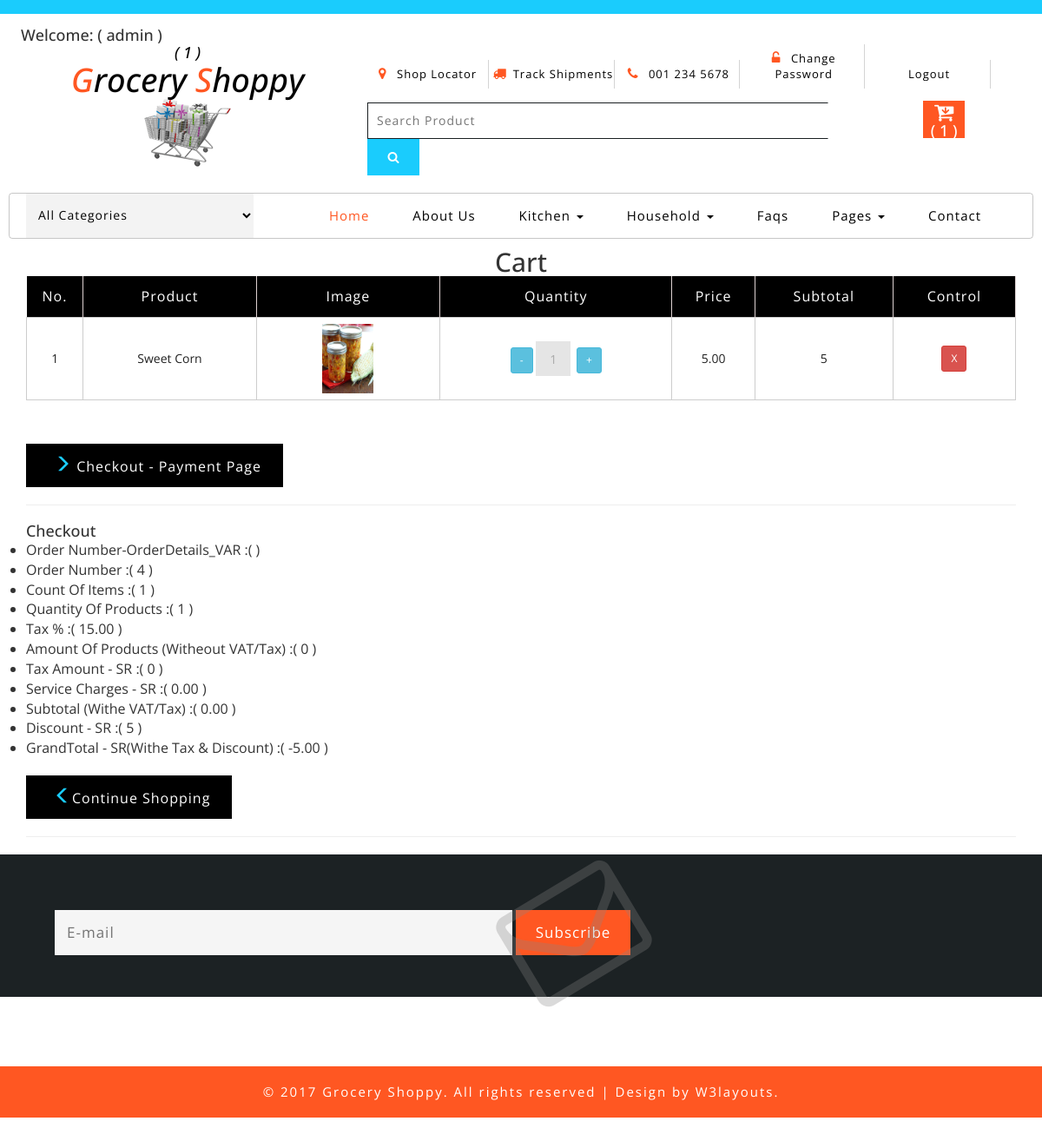
The app's page /cart (signed in) with its own data.
### order_orderdetail/models.py (models this page shows, shortened)
class OrderMODEL(models.Model):
    order_user        = models.ForeignKey(User , on_delete = models.CASCADE)
    order_order_date  = models.DateTimeField(auto_now_add=True)
    order_details     = models.ManyToManyField(ProductMODEL , through='OrderDetailsMODEL')
    order_is_finished = models.BooleanField(default=False)
    class Meta:
        ordering = ('-order_order_date',)
        verbose_name = "Order"
        verbose_name_plural = "Orders"
    @property
    def get_order_number_PROPERTY(self):
        order_number_VAR=0
        order_number_VAR = self.orderdetailsmodel_set.all()
        for sub in order_number_VAR:
            return sub.OrderDetails_order.id
    @property
    def get_count_of_items_PROPERTY(self):
        orderitems = self.orderdetailsmodel_set.all().count
        return orderitems
    @property
    def get_quantity_of_products_PROPERTY(self):
        orderitems = self.orderdetailsmodel_set.all()
        total = sum([item.OrderDetails_quantity for item in orderitems])
        return total

class OrderDetailsMODEL(models.Model):
    OrderDetails_product  = models.ForeignKey(ProductMODEL , on_delete = models.CASCADE)
    OrderDetails_order    = models.ForeignKey(OrderMODEL   , on_delete = models.CASCADE)
    OrderDetails_price    = models.DecimalField(max_digits=10,decimal_places=2)
    OrderDetails_quantity = models.IntegerField()
    class Meta:
        ordering = ('-OrderDetails_order',)
        verbose_name = "Order Detail"
        verbose_name_plural = "Order Details"

### product/models.py (models this page shows)
class ProductMODEL(models.Model):
    product_category     = models.ForeignKey(SubCategoryMODEL , related_name='products_subcategorybranch', on_delete=models.CASCADE ,  verbose_name='Sub Category Branch')
    product_name         = models.CharField(max_length=200)
    product_description  = models.TextField()
    product_price        = models.DecimalField(max_digits=10,decimal_places=4,default=Decimal('00.00'), blank=True , null=True , verbose_name="Price")
    product_image        = models.ImageField(upload_to="Productes_File_Photo/%Y/%m/%d/")
    product_is_active 	 = models.BooleanField(default=False)
    product_publish_date = models.DateTimeField(auto_now_add=True)
    class Meta:
        ordering            = ('-product_publish_date',)
        verbose_name        = "Product"
        verbose_name_plural = "Products"
    def __str__(self):
        return self.product_name

### tax/models.py (models this page shows, shortened)
class Tax_MODEL(models.Model):
    tax_user               = models.OneToOneField( User, on_delete=models.SET_NULL, related_name='user_tax_relation',null=True, blank=True , verbose_name="User Tax")
    tax_order              = models.OneToOneField( OrderMODEL, on_delete=models.SET_NULL, related_name='user_tax_relation',null=True, blank=True , verbose_name="Order Tax")
    tax_rate               = models.DecimalField(max_digits=10,decimal_places=2 , default=15  , blank=True , null=True , verbose_name="Tax %")
    divide_one_hundred     = models.DecimalField(max_digits=10,decimal_places=2 , default=100 , blank=True , null=True , verbose_name="100")
    service_charges        = models.DecimalField(max_digits=10,decimal_places=2 , default=0   , blank=True , null=True , verbose_name="Service Charges")
    class Meta:
        ordering            = ('-tax_rate',)
        verbose_name        = "Tax"
        verbose_name_plural = "Taxs"
    def create_Tax(sender, **kwargs):
        if kwargs['created']: #'created' إذا كان هناك بيانات تم إستقبالها اطبع هذه الكلمة
            Tax_MODEL.objects.create(tax_user=kwargs['instance']) #التي أستقبلتها "'instance'"جديد بناء على  معلومات المستخدم "PersonalData_MODEL" قم بإنشاء ملف
    post_save.connect(create_Tax , sender=User)
    @property
    def get_current_user_id_PROPERTY(self): #
            current_user_id_VAR = self.tax_user.id
            return current_user_id_VAR
    @property
    def get_tax_amount_PROPERTY(self): # SR
        tax_amount_VAR=0
        products_prices_VAR=0
        order_VAR = OrderMODEL.objects.get(
            order_user=self.get_current_user_id_PROPERTY ,
            order_is_finished=False)
        orderitems_VAR = OrderDetailsMODEL.objects.all().filter(OrderDetails_order=order_VAR)
        for item in orderitems_VAR:
            products_prices_VAR += item.OrderDetails_price
        tax_VAR                 = self.tax_rate
        divisor_number_VAR      = self.divide_one_hundred
        tax_amount_VAR =  (products_prices_VAR * tax_VAR )/divisor_number_VAR
        return tax_amount_VAR
    @property
    def get_amount_of_products_witheout_VAT_Tax_PROPERTY(self):
        products_prices_VAR=0
        order_VAR = OrderMODEL.objects.get(
            order_user=self.get_current_user_id_PROPERTY ,
            order_is_finished=False)
        orderitems_VAR = OrderDetailsMODEL.objects.all().filter(OrderDetails_order=order_VAR)
        for item in orderitems_VAR:
            products_prices_VAR += item.OrderDetails_price * item.OrderDetails_quantity
        return products_prices_VAR
    @property
    def get_service_charges_PROPERTY(self): # 15 %
        service_charges_VAR = str(self.service_charges)
        return service_charges_VAR
    @property
    def get_tax_rate_PROPERTY(self): # 15 %
        tax_rate_VAR = str(self.tax_rate)
        return tax_rate_VAR
    @property
    def get_subtotal_without_tax_PROPERTY(self):
        subtotal_without_tax=0
        subtotal_without_tax=self.get_amount_of_products_witheout_VAT_Tax_PROPERTY + self.get_tax_amount_PROPERTY + self.service_charges
        return subtotal_without_tax
    @property
    def get_discount_PROPERTY(self):
        discount_amount_VAR =Decimal(0.00)
        discount_amount_VAR =Decimal(05.00)
        return discount_amount_VAR
    @property
    def get_grandtotal_withe_tax_and_discount_PROPERTY(self):
        grandtotal_withe_tax_discount_VAR=0.00
        grandtotal_withe_tax_discount_VAR = self.get_subtotal_without_tax_PROPERTY - self.get_discount_PROPERTY
        return grandtotal_withe_tax_discount_VAR

### cart/views.py (the view)
# urls.py: path('cart'                                                       , views.cart_DEF                               , name='cart-URL'),
@login_required(login_url="login/")
def cart_DEF(request):
    context = None # Set the value of the variable to nothing
    if request.user.is_authenticated \
        and not request.user.is_anonymous:
        if OrderMODEL.objects.all().filter(
            order_user= request.user ,
            order_is_finished=False):
            order_VAR = OrderMODEL.objects.get(
                order_user=request.user ,
                order_is_finished=False)
            OrderDetails_VAR = OrderDetailsMODEL.objects.all().filter(OrderDetails_order=order_VAR)
            total_VAR = 0
            for sub in OrderDetails_VAR:
                total_VAR += sub.OrderDetails_price * sub.OrderDetails_quantity
            tax_rate_VAR = Tax_MODEL.objects.get()
            Tax_MODEL.objects.update(
                                    tax_user  = request.user  , # User
                                    tax_order = order_VAR   # Order No
                                    )
            context = {
                'order_VAR':order_VAR, # Get Da
                'OrderDetails_VAR':OrderDetails_VAR,
                'total_VAR':total_VAR,
                'tax_rate_VAR':tax_rate_VAR,
            }
    return render (request , 'cart/cart.html' ,  context) # Go To Cart Page

### templates/cart/cart.html (shortened to what this page needs)
{% extends "dashboard/base.html" %}
{% load static %}
{% block    PAGE_TITLE  %}
<h2 class="text-center"> Cart </h2>
{% endblock PAGE_TITLE  %}
{% block    CONTENTS_PAGE %}
{% if order_VAR %}
	<div class="checkout">
		<div class="container">
			<div class="checkout-right">
			<table class="timetable_sub">
					<thead>
						<tr>
							<th scope="col">No.</th>
							<th scope="col">Product</th>
							<th scope="col">Image</th>
							<th scope="col">Quantity</th>
							<th scope="col">Price</th>
							<th scope="col">Subtotal</th>
							<th scope="col">Control</th>
						</tr>
					</thead>
{% for line in OrderDetails_VAR %}
				<tr class="rem1">
						<td class="invert">{{forloop.counter}}</td>
						<td class="invert">{{line.OrderDetails_product}}</td>
						<td
						class="invert-image">
						<a href="single.html">
							<img class="profile_img"
							src=" {{ line.OrderDetails_product.product_image.url }}"
							width="80" height="80" alt=" " class="img-responsive" />
						</a>
						</td>
						<td class="invert">
							<div class="quantity">
								<div class="quantity-select">
									<a href="{% url 'reduce_quantity_product_in_cart-URL' orderdetails_id=line.id %}"  class="btn btn-info btn-sm">-</a>
									<div class="entry value"><span>{{line.OrderDetails_quantity}}</span></div>
									<a href="{% url 'increase_quantity_product_in_cart-URL' orderdetails_id=line.id %}"  class="btn btn-info btn-sm">+</a>
								</div>
							</div>
						</td>
						<td class="invert">{{line.OrderDetails_price}}</td>
						<td class="invert">{% widthratio line.OrderDetails_quantity 1 line.OrderDetails_price %}</td>
						<td> <a href="{% url 'remove_from_cart-URL' orderdetails_id=line.id %}" class="btn btn-danger btn-sm">X</a> </td>
				</tr>
{% empty %}
		<h5 class="alert alert-info"> No Order Details Here </h5>
{% endfor %}
			</table>
			</div>
			<div class="checkout-left">
				<div class="checkout-right-basket">
					<a href="{% url 'checkout-URL' %}"><span class="glyphicon glyphicon-menu-right" aria-hidden="true"></span> Checkout - Payment Page</a>
				<hr>
				</div>
				<div class="checkout-left-basket">
					<h4> Checkout </h4>
					<ul>
						<li>Order Number-OrderDetails_VAR         :<span>( {{OrderDetails_VAR.get_order_number_PROPERTY}}            )</span></li>
						<li>Order Number                          :<span>( {{order_VAR.get_order_number_PROPERTY}}            )</span></li>
						<li>Count Of Items                        :<span>( {{order_VAR.get_count_of_items_PROPERTY}}          )</span></li>
						<li>Quantity Of Products                  :<span>( {{order_VAR.get_quantity_of_products_PROPERTY}}    )</span></li>
						<li>Tax %             		              :<span>( {{tax_rate_VAR.get_tax_rate_PROPERTY}}             )</span></li>
						<li>Amount Of Products (Witheout VAT/Tax) :<span>( {{tax_rate_VAR.get_amount_of_products_witheout_VAT_Tax_PROPERTY}}    )</span></li>
						<li>Tax Amount - SR                       :<span>( {{tax_rate_VAR.get_tax_amount_PROPERTY}}           )</span></li>
						<li>Service Charges - SR                  :<span>( {{tax_rate_VAR.get_service_charges_PROPERTY}}                                          )</span></li>
						<li>Subtotal (Withe VAT/Tax)              :<span>( {{tax_rate_VAR.get_subtotal_without_tax_PROPERTY}} )</span></li>
						<li>Discount - SR                         :<span>( {{tax_rate_VAR.get_discount_PROPERTY}}			  )</span></li>
						<li>GrandTotal - SR(Withe Tax & Discount) :<span>( {{tax_rate_VAR.get_grandtotal_withe_tax_and_discount_PROPERTY}} )</span></li>
					</ul>
				</div>
				<div class="checkout-right-basket">
					<a href="{% url 'dashboard-URL' %}"><span class="glyphicon glyphicon-menu-left" aria-hidden="true"></span>Continue Shopping</a>
				<hr>
				</div>
			</div>
		</div>
	</div>
{% else%}
	<h5 class="alert alert-info"> No Orders Here </h5>
{% endif %}
{% endblock CONTENTS_PAGE %}

### templates/dashboard/user_is_authenticated.html (shortened to what this page needs)
{% load static %}
<body>
	<div class="header-most-top">
		<p> </p>
	</div>
	<div class="header-bot">
		<div class="header-bot_inner_wthreeinfo_header_mid">
			<h4> Welcome: ( {{user.username}} )</h4>
			<div class="col-md-4 logo_agile">
				<h1>
					<a href="{% url 'dashboard-URL' %}">
						<h4>( {{order_VAR.get_count_of_items_PROPERTY}} )<h4>
						<span>G</span>rocery
						<span>S</span>hoppy
						<img src="{% static 'images/logo2.png' %}" alt=" ">
					</a>
				</h1>
			</div>
			<div class="col-md-8 header">
				<ul>
					<li>
						<a class="play-icon popup-with-zoom-anim" href="#small-dialog1">
							<span class="fa fa-map-marker" aria-hidden="true"></span> Shop Locator</a>
					</li>
					<li>
							<a href="{% url 'track_shipment-URL' %}" data-toggle="modal" >
								<span class="fa fa-truck" aria-hidden="true"></span>Track Shipments</a>
					</li>
					<li>
						<span class="fa fa-phone" aria-hidden="true"></span> 001 234 5678
					</li>
					<li>
						<a href="{% url 'password_change-URL' %}">
							<span class="fa fa-unlock-alt" aria-hidden="true"></span> Change Password </a>
					</li>
					<li>
                        <a class="nav-link active" aria-current="page" href="/logout/">Logout</a>
                    </li>
				</ul>
				<div class="agileits_search">
					<form action="{% url 'search_product-URL' %}" method="POST">
						<input name="search" type="search" placeholder="Search Product">
						<button type="submit" class="btn btn-default" aria-label="Left Align">
							<span class="fa fa-search" aria-hidden="true"> </span>
						</button>
					</form>
				</div>
				<div class="top_nav_right">
					<div class="wthreecartaits wthreecartaits2 cart cart box_1" >
						<form action="{% url 'cart-URL' %}"  >
							<button class="w3view-cart" type="submit" name="submit" value="" >
								<i class="fa fa-cart-arrow-down" aria-hidden="true"><h4>( {{order_VAR.get_count_of_items_PROPERTY}} )<h4></i>
							</button>
						</form>
					</div>
				</div>
			</div>
		</div>
	</div>
	<div class="ban-top">
		<div class="container">
			<div class="agileits-navi_search">
				<form action="#" method="post">
					<select id="agileinfo-nav_search" name="agileinfo_search" required="">
						<option value="">All Categories</option>
					</select>
				</form>
			</div>
			<div class="top_nav_left">
				<nav class="navbar navbar-default">
					<div class="container-fluid">
						<div class="collapse navbar-collapse menu--shylock" id="bs-example-navbar-collapse-1">
							<ul class="nav navbar-nav menu__list">
								<li class="active">
									<a class="nav-stylehead" href="{% url 'dashboard-URL' %}">Home
									</a>
								</li>
								<li class="">
									<a class="nav-stylehead" href="about.html">About Us</a>
								</li>
								<li class="dropdown">
									<a href="#" class="dropdown-toggle nav-stylehead" data-toggle="dropdown" role="button" aria-haspopup="true" aria-expanded="false">Kitchen
										<span class="caret"></span>
									</a>
								</li>
								<li class="dropdown">
									<a href="#" class="dropdown-toggle nav-stylehead" data-toggle="dropdown" role="button" aria-haspopup="true" aria-expanded="false">Household
										<span class="caret"></span>
									</a>
								</li>
								<li class="">
									<a class="nav-stylehead" href="faqs.html">Faqs</a>
								</li>
								<li class="dropdown">
									<a class="nav-stylehead dropdown-toggle" href="#" data-toggle="dropdown">Pages
										<b class="caret"></b>
									</a>
								</li>
								<li class="">
									<a class="nav-stylehead" href="contact.html">Contact</a>
								</li>
							</ul>
						</div>
					</div>
				</nav>
			</div>
		</div>
	</div>

### records on screen
OrderMODEL: get_count_of_items_PROPERTY "1", get_order_number_PROPERTY "4", get_quantity_of_products_PROPERTY "1"
OrderDetailsMODEL: OrderDetails_product "Sweet Corn", OrderDetails_product.product_image (picture), OrderDetails_quantity "1", OrderDetails_price "5.00", OrderDetails_quantity+OrderDetails_price "5"
Tax_MODEL: get_tax_rate_PROPERTY "15.00", get_amount_of_products_witheout_VAT_Tax_PROPERTY "0", get_tax_amount_PROPERTY "0", get_service_charges_PROPERTY "0.00", get_subtotal_without_tax_PROPERTY "0.00", get_discount_PROPERTY "5", get_grandtotal_withe_tax_and_discount_PROPERTY "-5.00"

### other values on screen
{{ user.username }} "admin"
